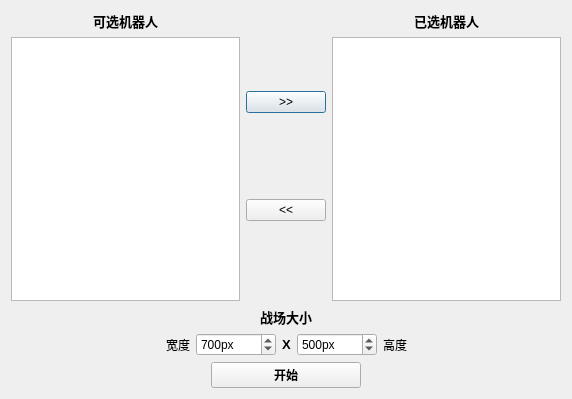
<?xml version="1.0" encoding="UTF-8"?>
<ui version="4.0">
 <class>Dialog</class>
 <widget class="QDialog" name="Dialog">
  <property name="geometry">
   <rect>
    <x>0</x>
    <y>0</y>
    <width>572</width>
    <height>399</height>
   </rect>
  </property>
  <property name="windowTitle">
   <string>战斗选择</string>
  </property>
  <property name="windowIcon">
   <iconset>
    <normaloff>robotImages/smallgrey.png</normaloff>robotImages/smallgrey.png</iconset>
  </property>
  <property name="modal">
   <bool>false</bool>
  </property>
  <layout class="QVBoxLayout" name="verticalLayout_5">
   <item>
    <layout class="QHBoxLayout" name="horizontalLayout_6">
     <item>
      <layout class="QVBoxLayout" name="verticalLayout_3">
       <item>
        <layout class="QHBoxLayout" name="horizontalLayout">
         <item>
          <spacer name="horizontalSpacer_3">
           <property name="orientation">
            <enum>Qt::Horizontal</enum>
           </property>
           <property name="sizeHint" stdset="0">
            <size>
             <width>40</width>
             <height>20</height>
            </size>
           </property>
          </spacer>
         </item>
         <item>
          <widget class="QLabel" name="label">
           <property name="font">
            <font>
             <pointsize>10</pointsize>
             <weight>75</weight>
             <bold>true</bold>
            </font>
           </property>
           <property name="text">
            <string>可选机器人</string>
           </property>
          </widget>
         </item>
         <item>
          <spacer name="horizontalSpacer_4">
           <property name="orientation">
            <enum>Qt::Horizontal</enum>
           </property>
           <property name="sizeHint" stdset="0">
            <size>
             <width>40</width>
             <height>20</height>
            </size>
           </property>
          </spacer>
         </item>
        </layout>
       </item>
       <item>
        <widget class="QListWidget" name="listWidget"/>
       </item>
      </layout>
     </item>
     <item>
      <layout class="QVBoxLayout" name="verticalLayout">
       <item>
        <widget class="QPushButton" name="pushButton">
         <property name="sizePolicy">
          <sizepolicy hsizetype="Fixed" vsizetype="Fixed">
           <horstretch>0</horstretch>
           <verstretch>0</verstretch>
          </sizepolicy>
         </property>
         <property name="text">
          <string>&gt;&gt;</string>
         </property>
        </widget>
       </item>
       <item>
        <widget class="QPushButton" name="pushButton_2">
         <property name="sizePolicy">
          <sizepolicy hsizetype="Fixed" vsizetype="Fixed">
           <horstretch>0</horstretch>
           <verstretch>0</verstretch>
          </sizepolicy>
         </property>
         <property name="text">
          <string>&lt;&lt;</string>
         </property>
        </widget>
       </item>
      </layout>
     </item>
     <item>
      <layout class="QVBoxLayout" name="verticalLayout_4">
       <item>
        <layout class="QHBoxLayout" name="horizontalLayout_5">
         <item>
          <spacer name="horizontalSpacer_7">
           <property name="orientation">
            <enum>Qt::Horizontal</enum>
           </property>
           <property name="sizeHint" stdset="0">
            <size>
             <width>40</width>
             <height>20</height>
            </size>
           </property>
          </spacer>
         </item>
         <item>
          <widget class="QLabel" name="label_2">
           <property name="font">
            <font>
             <pointsize>10</pointsize>
             <weight>75</weight>
             <bold>true</bold>
            </font>
           </property>
           <property name="text">
            <string>已选机器人</string>
           </property>
          </widget>
         </item>
         <item>
          <spacer name="horizontalSpacer_8">
           <property name="orientation">
            <enum>Qt::Horizontal</enum>
           </property>
           <property name="sizeHint" stdset="0">
            <size>
             <width>40</width>
             <height>20</height>
            </size>
           </property>
          </spacer>
         </item>
        </layout>
       </item>
       <item>
        <widget class="QListWidget" name="listWidget_2"/>
       </item>
      </layout>
     </item>
    </layout>
   </item>
   <item>
    <layout class="QVBoxLayout" name="verticalLayout_2">
     <item>
      <layout class="QHBoxLayout" name="horizontalLayout_4">
       <item>
        <spacer name="horizontalSpacer_5">
         <property name="orientation">
          <enum>Qt::Horizontal</enum>
         </property>
         <property name="sizeHint" stdset="0">
          <size>
           <width>40</width>
           <height>20</height>
          </size>
         </property>
        </spacer>
       </item>
       <item>
        <widget class="QLabel" name="label_3">
         <property name="font">
          <font>
           <pointsize>10</pointsize>
           <weight>75</weight>
           <bold>true</bold>
          </font>
         </property>
         <property name="text">
          <string>战场大小</string>
         </property>
        </widget>
       </item>
       <item>
        <spacer name="horizontalSpacer_6">
         <property name="orientation">
          <enum>Qt::Horizontal</enum>
         </property>
         <property name="sizeHint" stdset="0">
          <size>
           <width>40</width>
           <height>20</height>
          </size>
         </property>
        </spacer>
       </item>
      </layout>
     </item>
     <item>
      <layout class="QHBoxLayout" name="horizontalLayout_3">
       <item>
        <spacer name="horizontalSpacer_2">
         <property name="orientation">
          <enum>Qt::Horizontal</enum>
         </property>
         <property name="sizeHint" stdset="0">
          <size>
           <width>40</width>
           <height>20</height>
          </size>
         </property>
        </spacer>
       </item>
       <item>
        <layout class="QHBoxLayout" name="horizontalLayout_2">
         <item>
          <widget class="QLabel" name="label_5">
           <property name="text">
            <string>宽度</string>
           </property>
          </widget>
         </item>
         <item>
          <widget class="QSpinBox" name="spinBox">
           <property name="suffix">
            <string>px</string>
           </property>
           <property name="minimum">
            <number>300</number>
           </property>
           <property name="maximum">
            <number>100000</number>
           </property>
           <property name="value">
            <number>700</number>
           </property>
          </widget>
         </item>
         <item>
          <widget class="QLabel" name="label_4">
           <property name="font">
            <font>
             <pointsize>10</pointsize>
             <weight>75</weight>
             <bold>true</bold>
            </font>
           </property>
           <property name="text">
            <string>X</string>
           </property>
          </widget>
         </item>
         <item>
          <widget class="QSpinBox" name="spinBox_2">
           <property name="suffix">
            <string>px</string>
           </property>
           <property name="minimum">
            <number>300</number>
           </property>
           <property name="maximum">
            <number>100000</number>
           </property>
           <property name="value">
            <number>500</number>
           </property>
          </widget>
         </item>
        </layout>
       </item>
       <item>
        <widget class="QLabel" name="label_6">
         <property name="text">
          <string>高度</string>
         </property>
        </widget>
       </item>
       <item>
        <spacer name="horizontalSpacer">
         <property name="orientation">
          <enum>Qt::Horizontal</enum>
         </property>
         <property name="sizeHint" stdset="0">
          <size>
           <width>40</width>
           <height>20</height>
          </size>
         </property>
        </spacer>
       </item>
      </layout>
     </item>
    </layout>
   </item>
   <item>
    <layout class="QHBoxLayout" name="horizontalLayout_7">
     <item>
      <spacer name="horizontalSpacer_9">
       <property name="orientation">
        <enum>Qt::Horizontal</enum>
       </property>
       <property name="sizeHint" stdset="0">
        <size>
         <width>40</width>
         <height>20</height>
        </size>
       </property>
      </spacer>
     </item>
     <item>
      <widget class="QPushButton" name="pushButton_3">
       <property name="sizePolicy">
        <sizepolicy hsizetype="Fixed" vsizetype="Fixed">
         <horstretch>0</horstretch>
         <verstretch>0</verstretch>
        </sizepolicy>
       </property>
       <property name="minimumSize">
        <size>
         <width>150</width>
         <height>0</height>
        </size>
       </property>
       <property name="font">
        <font>
         <weight>75</weight>
         <bold>true</bold>
        </font>
       </property>
       <property name="text">
        <string>开始</string>
       </property>
      </widget>
     </item>
     <item>
      <spacer name="horizontalSpacer_10">
       <property name="orientation">
        <enum>Qt::Horizontal</enum>
       </property>
       <property name="sizeHint" stdset="0">
        <size>
         <width>40</width>
         <height>20</height>
        </size>
       </property>
      </spacer>
     </item>
    </layout>
   </item>
  </layout>
 </widget>
 <resources/>
 <connections/>
</ui>
